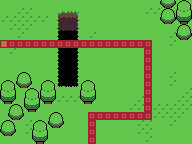

The image is a tile-based game level rendered from a .tmx file. Its description and complete source (layers, tilesets, objects, tile grids) follow:
An orthogonal 24x18 tile map with 8x8 px tiles, 3 tile layers (Background, Obstructions, Path).

<map version="1.10" tiledversion="1.11.2" orientation="orthogonal" renderorder="right-down" width="24" height="18" tilewidth="8" tileheight="8" infinite="0" nextlayerid="4" nextobjectid="1">
 <tileset firstgid="1" source="../tileset.tsx" />
 <layer id="1" name="Background" width="24" height="18">
  <data encoding="csv">
1,1,1,1,1,1,1,1,1,1,1,1,1,1,1,1,1,1,1,1,1,1,1,1,
1,1,2,2,1,1,1,1,1,1,1,1,1,1,1,1,1,1,2,2,1,1,1,1,
2,2,2,2,2,2,1,1,1,1,1,1,1,1,1,1,1,1,1,1,1,1,1,1,
1,2,2,2,1,1,1,1,1,1,1,1,1,1,1,1,1,1,1,1,1,1,1,1,
1,1,2,1,1,1,1,1,1,1,1,2,1,1,1,1,1,1,1,1,1,2,1,1,
102,102,102,102,102,102,102,102,102,102,102,102,102,102,102,102,102,102,103,1,1,2,1,1,
1,2,1,1,1,1,1,1,1,1,1,1,1,1,1,1,1,1,134,1,1,1,1,1,
1,1,1,1,1,1,1,1,1,1,1,1,1,1,1,1,1,1,134,1,1,1,1,1,
1,1,1,1,1,1,1,1,1,1,1,1,1,1,1,1,1,1,134,1,1,1,1,1,
1,1,1,1,1,1,1,1,1,1,1,1,1,1,1,1,1,1,134,1,1,2,1,1,
1,1,1,1,1,1,1,1,1,1,1,1,1,1,1,1,1,1,134,1,1,2,1,1,
1,2,1,1,1,1,1,1,1,1,1,1,1,1,1,1,1,1,134,1,1,1,1,2,
1,2,1,1,1,1,1,2,2,2,1,1,1,1,1,1,1,2,134,1,1,1,2,2,
1,1,1,1,1,1,1,1,1,1,1,1,1,1,1,1,2,2,134,2,2,2,2,2,
1,1,1,1,1,1,1,1,1,1,1,135,102,102,102,102,102,102,136,2,2,2,2,1,
1,1,1,2,1,1,1,1,1,1,1,134,1,1,1,1,1,2,2,1,1,2,1,1,
1,1,1,2,2,1,1,1,1,1,1,134,1,1,1,1,1,2,2,1,1,1,1,1,
1,1,1,1,1,1,1,1,1,1,1,134,1,1,1,1,1,1,2,1,1,1,1,1
</data>
 </layer>
 <layer id="2" name="Obstructions" width="24" height="18">
  <data encoding="csv">
0,0,0,0,0,0,0,0,0,0,0,0,0,0,0,0,0,0,0,0,40,41,6,7,
0,0,0,0,0,0,0,3,4,5,0,0,0,0,0,0,0,0,0,0,8,9,38,39,
0,0,0,0,0,0,0,35,36,37,0,0,0,0,0,0,0,0,0,0,40,41,70,71,
0,0,0,0,0,0,0,67,68,69,0,0,0,0,0,0,0,0,0,0,0,0,8,9,
0,0,0,0,0,0,0,99,100,101,0,0,0,0,0,0,0,0,0,0,0,0,40,41,
0,0,0,0,0,0,0,163,164,165,0,0,0,0,0,0,0,0,0,0,0,0,0,0,
0,0,0,0,0,0,0,99,100,101,0,0,0,0,0,0,0,0,0,0,0,0,0,0,
0,0,0,0,0,0,0,99,100,101,0,0,0,0,0,0,0,0,0,0,0,0,0,0,
0,0,0,0,0,0,0,99,100,101,0,0,0,0,0,0,0,0,0,0,0,0,0,0,
0,0,8,9,0,0,0,99,100,101,0,0,0,0,0,0,0,0,0,0,0,0,0,0,
6,7,40,41,0,6,7,131,132,133,6,7,0,0,0,0,0,0,0,0,0,0,0,0,
38,39,0,6,7,38,39,0,0,0,38,39,0,0,0,0,0,0,0,0,0,0,0,0,
70,71,0,38,39,70,71,0,0,0,70,71,0,0,0,0,0,0,0,0,0,0,0,0,
0,8,9,70,71,0,0,0,0,0,0,0,0,0,0,0,0,0,0,0,0,0,0,0,
0,40,41,0,0,0,8,9,0,0,0,0,0,0,0,0,0,0,0,0,0,0,0,0,
8,9,0,0,6,7,40,41,0,0,0,0,0,0,0,0,0,0,0,0,0,0,0,0,
40,41,0,0,38,39,0,0,0,0,0,0,0,0,0,0,0,0,0,0,0,0,0,0,
0,0,0,0,70,71,0,0,0,0,0,0,0,0,0,0,0,0,0,0,0,0,0,0
</data>
 </layer>
 <layer id="3" name="Path" width="24" height="18">
  <data encoding="csv">
0,0,0,0,0,0,0,0,0,0,0,0,0,0,0,0,0,0,0,0,0,0,0,0,
0,0,0,0,0,0,0,0,0,0,0,0,0,0,0,0,0,0,0,0,0,0,0,0,
0,0,0,0,0,0,0,0,0,0,0,0,0,0,0,0,0,0,0,0,0,0,0,0,
0,0,0,0,0,0,0,0,0,0,0,0,0,0,0,0,0,0,0,0,0,0,0,0,
0,0,0,0,0,0,0,0,0,0,0,0,0,0,0,0,0,0,0,0,0,0,0,0,
33,34,34,34,34,34,34,34,34,34,34,34,34,34,34,34,34,34,34,0,0,0,0,0,
0,0,0,0,0,0,0,0,0,0,0,0,0,0,0,0,0,0,34,0,0,0,0,0,
0,0,0,0,0,0,0,0,0,0,0,0,0,0,0,0,0,0,34,0,0,0,0,0,
0,0,0,0,0,0,0,0,0,0,0,0,0,0,0,0,0,0,34,0,0,0,0,0,
0,0,0,0,0,0,0,0,0,0,0,0,0,0,0,0,0,0,34,0,0,0,0,0,
0,0,0,0,0,0,0,0,0,0,0,0,0,0,0,0,0,0,34,0,0,0,0,0,
0,0,0,0,0,0,0,0,0,0,0,0,0,0,0,0,0,0,34,0,0,0,0,0,
0,0,0,0,0,0,0,0,0,0,0,0,0,0,0,0,0,0,34,0,0,0,0,0,
0,0,0,0,0,0,0,0,0,0,0,0,0,0,0,0,0,0,34,0,0,0,0,0,
0,0,0,0,0,0,0,0,0,0,0,34,34,34,34,34,34,34,34,0,0,0,0,0,
0,0,0,0,0,0,0,0,0,0,0,34,0,0,0,0,0,0,0,0,0,0,0,0,
0,0,0,0,0,0,0,0,0,0,0,34,0,0,0,0,0,0,0,0,0,0,0,0,
0,0,0,0,0,0,0,0,0,0,0,34,0,0,0,0,0,0,0,0,0,0,0,0
</data>
 </layer>
</map>
